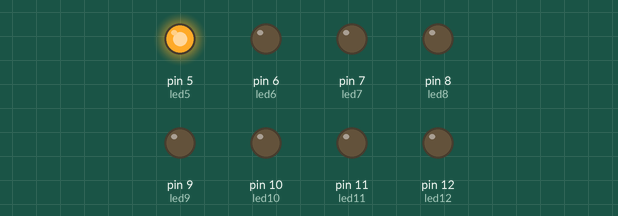
A sketch run on a simulated Arduino Uno, built with avr-gcc and run on an emulated ATmega328P. Shown: output pins drawn as LEDs (lit = HIGH).

Above: at 0.5 s.
At 1.5 s:
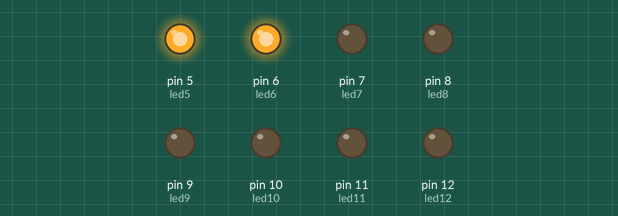
At 2.5 s:
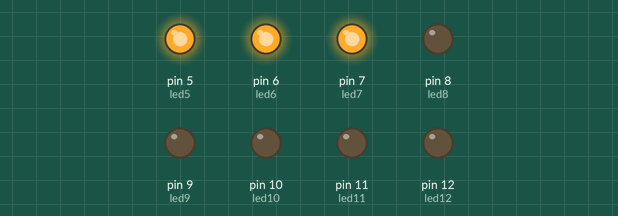
At 5.5 s:
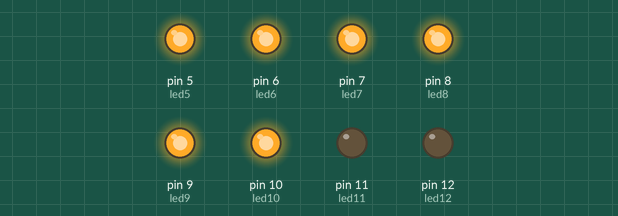
At 8.5 s:
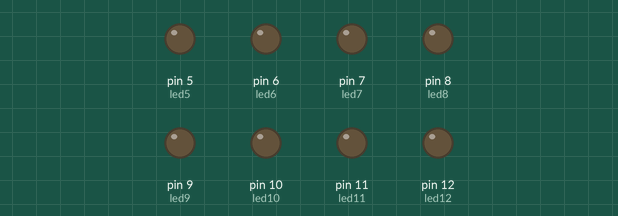
At 11.5 s:
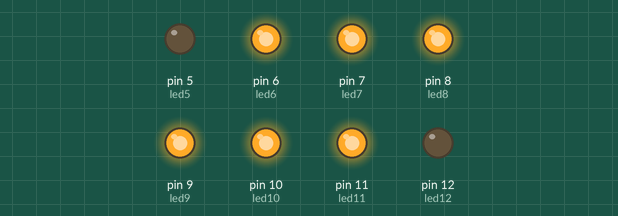
Timing chart, 0 to 16.9 s (numbered marks = the images above):
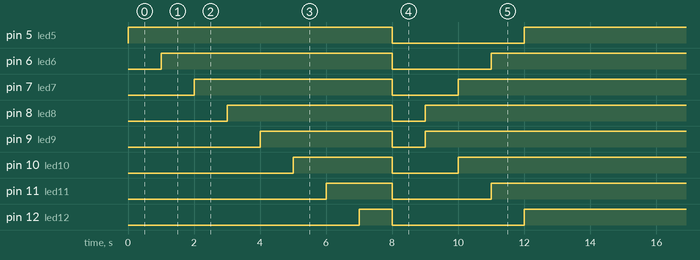

The sketch:

PR04_Array_8_LEDs.ino
```cpp
/**********************************************************************************
**                                                                               **
**                               ARRAY 8 LEDs                                    **
**                                                                               **
** MOURAD EL FILALI                                                  12/03/2018  **
**********************************************************************************/
//********** Includes *************************************************************
//********** Variables ************************************************************
const int led5  = 5;
const int led6  = 6;
const int led7  = 7;
const int led8  = 8;
const int led9  = 9;
const int led10  = 10;
const int led11  = 11;
const int led12  = 12;


//********** Setup ****************************************************************
void setup()
{
  pinMode(led5, OUTPUT);
  pinMode(led6, OUTPUT);
  pinMode(led7, OUTPUT);
  pinMode(led8, OUTPUT);
  pinMode(led9, OUTPUT);
  pinMode(led10, OUTPUT);
  pinMode(led11, OUTPUT);
  pinMode(led12, OUTPUT);


}
//********** Loop *****************************************************************
void loop()
{


  digitalWrite(led5, HIGH);

  delay(1000);

  digitalWrite(led6, HIGH);

  delay(1000);

  digitalWrite(led7, HIGH);

  delay(1000);

  digitalWrite(led8, HIGH);

  delay(1000);

  digitalWrite(led9, HIGH);

  delay(1000);

  digitalWrite(led10, HIGH);

  delay(1000);

  digitalWrite(led11, HIGH);

  delay(1000);

  digitalWrite(led12, HIGH);

  delay(1000);

  digitalWrite(led5, LOW);
  digitalWrite(led6, LOW);
  digitalWrite(led7, LOW);
  digitalWrite(led8, LOW);
  digitalWrite(led9, LOW);
  digitalWrite(led10, LOW);
  digitalWrite(led11, LOW);
  digitalWrite(led12, LOW);

  delay(1000);

  digitalWrite(led9, HIGH);
  digitalWrite(led8, HIGH);

  delay(1000);

  digitalWrite(led7, HIGH);
  digitalWrite(led10, HIGH);

  delay(1000);

  digitalWrite(led6, HIGH);
  digitalWrite(led11, HIGH);

  delay(1000);

  digitalWrite(led5, HIGH);
  digitalWrite(led12, HIGH);

  delay(1000);

  }

//********** Funcions *************************************************************
```

Measured:
- by itself, pin 5 (led5): alternates HIGH for 9.0 s and LOW for 4.0 s
- by itself, pin 6 (led6), pin 11 (led11): repeats every 13.0 s: LOW 3.0 s, HIGH 10.0 s
- by itself, pin 7 (led7), pin 10 (led10): repeats every 13.0 s: LOW 2.0 s, HIGH 11.0 s
- by itself, pin 8 (led8), pin 9 (led9): repeats every 13.0 s: LOW 1.0 s, HIGH 12.0 s
- by itself, pin 12 (led12): repeats every 13.0 s: LOW 4.0 s, HIGH 9.0 s
